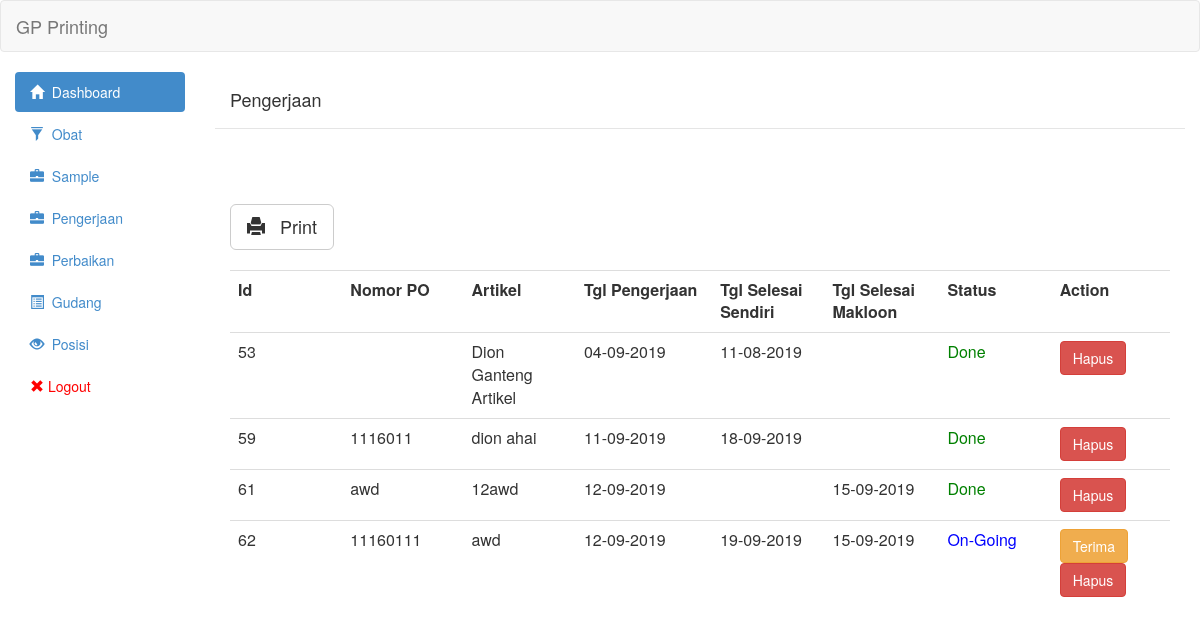
The page /view/pengerjaan.php (signed in) on the database as committed earlier.
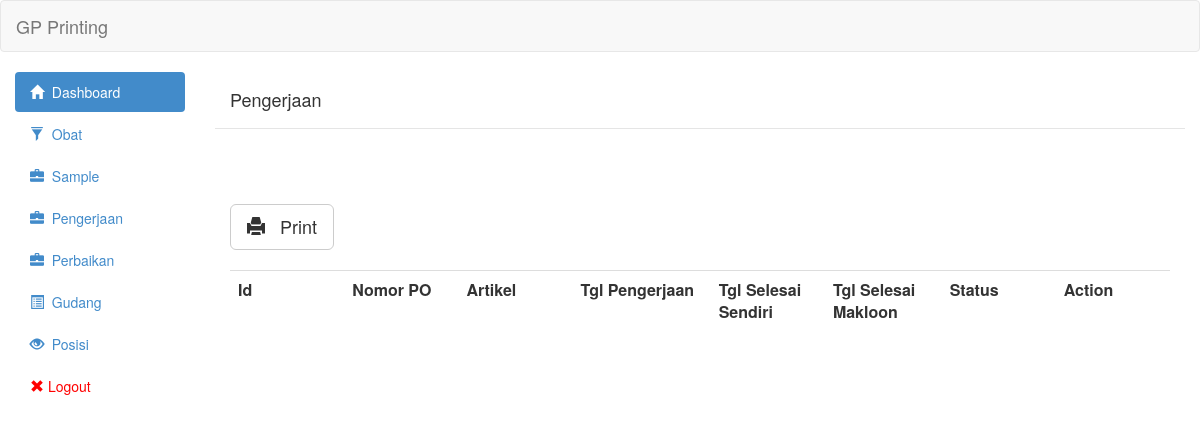
The same page on the database as committed later.
### tables this page shows
CREATE TABLE `pengerjaan` (
  `id` int(11) NOT NULL,
  `id_sample` int(11) NOT NULL,
  `nomor_po` varchar(255) NOT NULL,
  `tipe` int(11) NOT NULL,
  `tgl_mulai` date NOT NULL,
  `qty_sendiri` int(11) NOT NULL,
  `tgl_selesai_sendiri` date DEFAULT NULL,
  `qty_makloon` int(11) NOT NULL,
  `tgl_selesai_makloon` date DEFAULT NULL,
  `status` int(11) NOT NULL,
  `qty_awal` int(11) NOT NULL,
  `keterangan` text NOT NULL,
  `qty_akhir_makloon` int(11) NOT NULL,
  `qty_akhir_sendiri` int(11) NOT NULL,
  `jumlah_orang` int(11) NOT NULL,
  `jam_kerja` int(11) NOT NULL,
  `biaya_makloon` int(11) NOT NULL,
  `meja` int(11) NOT NULL,
  `tgl_naik_barang` date DEFAULT NULL
);

CREATE TABLE `sample` (
  `id` int(11) NOT NULL,
  `artikel` varchar(255) NOT NULL,
  `nomor_po` varchar(30) NOT NULL,
  `tgl` date NOT NULL,
  `tgl_selesai` date DEFAULT NULL,
  `tgl_naik_bahan` date DEFAULT NULL,
  `status` tinyint(1) NOT NULL DEFAULT 0,
  `biaya` int(11) NOT NULL
);

### controller/pengerjaan/pengerjaan_show.php (the view, shortened to what this page needs)
<?php
	include('../controller/config/linken.php');
	include('../controller/config/asset.php');
	$queryGetPengerjaan = "SELECT pengerjaan.id_sample,pengerjaan.id,pengerjaan.nomor_po,pengerjaan.tipe,pengerjaan.tgl_mulai,pengerjaan.tgl_selesai_sendiri,pengerjaan.tgl_selesai_makloon,pengerjaan.status,sample.artikel FROM pengerjaan join sample on pengerjaan.id_sample = sample.id ORDER BY pengerjaan.id ASC";
	$resultGetPengerjaan = mysqli_query($link,$queryGetPengerjaan) or die(mysqli_error($link));
	 echo "<table class='table table-hover'><tr>
						<th class='col-md-1'>Id</th>
						<th class='col-md-1'>Nomor PO</th>
                        <th class='col-md-1'>Artikel</th>
                        <th class='col-md-1'>Tgl Pengerjaan</th>
						<th class='col-md-1'>Tgl Selesai Sendiri</th>
                        <th class='col-md-1'>Tgl Selesai Makloon</th>
                        <th class='col-md-1'>Status</th>
                        <th class='col-md-1'>Action</th>
						</tr>";
	while($row = mysqli_fetch_assoc($resultGetPengerjaan)){
    if($row['tgl_selesai_sendiri']=='0000-00-00'){
        $row['tgl_selesai_sendiri']=null;
    }
     if($row['tgl_selesai_makloon']=='0000-00-00'){
        $row['tgl_selesai_makloon']=null;
    }
	?>
                            <tr onclick='AjaxGetDetailPengerjaan(<?php echo $row["id_sample"];?>)'>
								<td><?php echo $row['id']?></td>
								<td><?php echo $row['nomor_po']?></td>
                                <td><?php echo $row['artikel']?></td>
                                <td><?php echo formatTgl($row['tgl_mulai'])?></td>
                                <td><?php echo formatTgl($row['tgl_selesai_sendiri'])?></td>
                                <td><?php echo formatTgl($row['tgl_selesai_makloon'])?></td>
								<td><?php if($row['status']==0){
									echo "<span style='color:blue'>On-Going</span>";
									}else if($row['status']==1){
										echo "<span style='color:green'>Done</span>";
									}else if($row['status']==2){
										echo "<span style='color:red'>Revisi</span>";
									}
								;?></td><td>
                                <?php
                                if($row['status']==0){ ?>
                                <button onclick="ChangeStatusPengerjaan(<?php echo $row["id"];?>,<?php echo $row["tipe"];?>)" class="btn btn-warning">Terima</button>
                                <?php }; ?>
                                <a class='btn btn-danger' href='controller/pengerjaan/pengerjaan_delete.php?id="<?php echo $row["id"];?>"'>Hapus</a></td>
                            </tr>
<?php
	}
	echo "</table>";
function formatTgl($tgl){
	if($tgl!=0||$tgl!=null){
	$tglArray = explode("-",$tgl);
	return $tglArray[2]."-".$tglArray[1]."-".$tglArray[0];
	}
	return null;
}
	?>

Rows that differ between the two databases and show on the page:
removed pengerjaan: id "53", id_sample.artikel "Dion Ganteng Artikel", tgl_mulai "04-09-2019", tgl_selesai_sendiri "11-08-2019", status "Done"
removed pengerjaan: id "59", nomor_po "1116011", id_sample.artikel "dion ahai", tgl_mulai "11-09-2019", tgl_selesai_sendiri "18-09-2019", status "Done"
removed pengerjaan: id "61", nomor_po "awd", id_sample.artikel "12awd", tgl_mulai "12-09-2019", tgl_selesai_makloon "15-09-2019", status "Done"
removed pengerjaan: id "62", nomor_po "11160111", id_sample.artikel "awd", tgl_mulai "12-09-2019", tgl_selesai_sendiri "19-09-2019", tgl_selesai_makloon "15-09-2019", status "On-Going"
